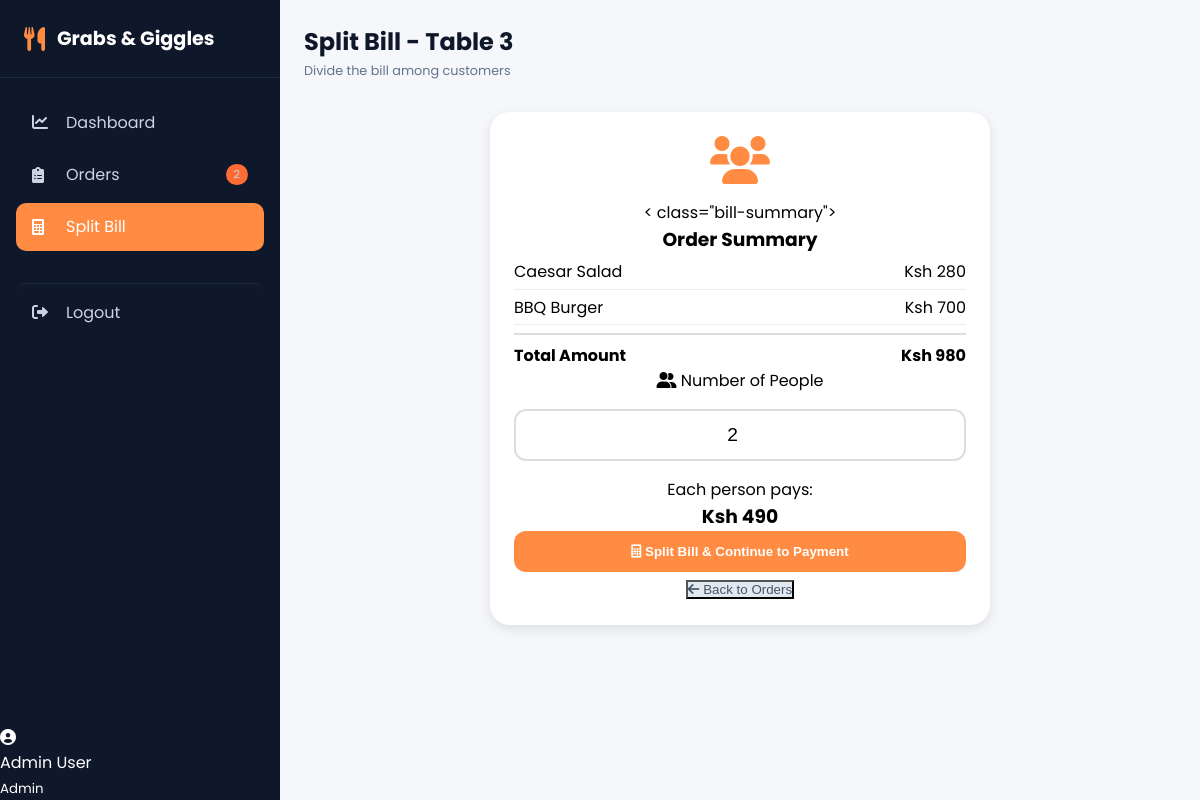
Page /pages/bill_split.php?table=3 (signed in) on the committed database.
### tables this page shows
CREATE TABLE `orders` (
  `id` int(11) NOT NULL,
  `table_number` int(11) NOT NULL,
  `item_name` varchar(100) NOT NULL,
  `price` decimal(10,2) NOT NULL,
  `status` varchar(20) DEFAULT 'pending',
  `created_at` timestamp NOT NULL DEFAULT current_timestamp(),
  `customer_id` int(11) DEFAULT NULL
);

### pages/bill_split.php (the view, shortened to what this page needs)
<?php
include("../db_connect.php");
$user_role = $_SESSION['role'];
$user_name = $_SESSION['name'];
$table_number = isset($_GET['table']) ? intval($_GET['table']) : 0;
$orders = $conn->query("SELECT * FROM orders WHERE table_number = '$table_number' AND status = 'pending'");
$total_amount = 0;
$order_items = [];
while($order = $orders->fetch_assoc()) {
    $total_amount += $order['price'];
    $order_items[] = $order;
}
$pending_count = $conn->query("SELECT COUNT(*) as total FROM orders WHERE status = 'pending'")->fetch_assoc()['total'] ?? 0;
?>
<!DOCTYPE html>
<html lang="en">
<head>
    <link rel="stylesheet" href="https://cdnjs.cloudflare.com/ajax/libs/font-awesome/6.0.0-beta3/css/all.min.css">
    <link rel="stylesheet" href="../css/dashboard.css">
    <link rel="stylesheet" href="../css/bill_split.css">
</head>
<body>
<div class="dashboard-container">
    <aside class="sidebar">
        <div class="sidebar-header">
            <div class="logo">
                <i class="fas fa-utensils"></i>
                <span>Grabs & Giggles</span>
            </div>
        </div>
        <nav class="sidebar-nav">
            <?php if($user_role == 'Admin'): ?>
                <a href="dashboard.php" class="nav-item">
                    <i class="fas fa-chart-line"></i>
                    <span>Dashboard</span>
                </a>
            <?php endif; ?>
            <a href="orders.php" class="nav-item">
                <i class="fas fa-clipboard-list"></i>
                <span>Orders</span>
                <?php if($pending_count > 0): ?>
                    <span class="badge"><?php echo $pending_count; ?></span>
                <?php endif; ?>
            </a>
            <a href="bill_split.php?table=<?php echo $table_number; ?>" class="nav-item active">
                <i class="fas fa-calculator"></i>
                <span>Split Bill</span>
            </a>
            <a href="logout.php" class="nav-item logout">
                <i class="fas fa-sign-out-alt"></i>
                <span>Logout</span>
            </a>
        </nav>
        <div class="user-info-sidebar">
            <i class="fas fa-user-circle"></i>
            <div>
                <p><?php echo $user_name; ?></p>
                <small><?php echo $user_role; ?></small>
            </div>
        </div>
    </aside>
    <main class="main-content">
        <div class="top-bar">
            <div class="page-title">
                <h1>Split Bill - Table <?php echo $table_number; ?></h1>
                <p>Divide the bill among customers</p>
            </div>
        </div>
        <div class="split-container">
            <div class="split-card">
                <div class="split-icon">
                    <i class="fas fa-users"></i>
                </div>
                < class="bill-summary">
                    <h3>Order Summary</h3>
                    <div class="order-items">
                        <?php foreach($order_items as $item): ?>
                        <div class="order-item">
                            <span><?php echo htmlspecialchars($item['item_name']); ?></span>
                            <span>Ksh <?php echo number_format($item['price'], 0); ?></span>
                        </div>
                        <?php endforeach; ?>
                    </div>
                    <div class="total-amount">
                        <strong>Total Amount</strong>
                        <strong class="total-price">Ksh <?php echo number_format($total_amount, 0); ?></strong>
                    </div>
                <form method="POST" id="splitForm">
                    <div class="form-group-split">
                        <label><i class="fas fa-user-friends"></i> Number of People</label>
                        <input type="number" name="num_people" id="numPeople" class="people-input"
                               min="1" max="20" value="2" required>
                    </div>
                    <div class="per-person-card" id="perPersonCard">
                        <p>Each person pays:</p>
                        <h3 id="perPersonAmount">Ksh <?php echo number_format($total_amount / 2, 0); ?></h3>
                    </div>
                    <button type="submit" name="split_bill" class="btn-split">
                        <i class="fas fa-calculator"></i> Split Bill & Continue to Payment
                    </button>
                </form>
                <button onclick="window.location.href='orders.php'" class="btn-back">
                    <i class="fas fa-arrow-left"></i> Back to Orders
                </button>
            </div>
        </div>
    </main>
</div>
</body>
</html>

### css/dashboard.css (style rules this page uses)
* { margin: 0; padding: 0; box-sizing: border-box; }
body { font-family: 'Poppins', sans-serif; background: #f5f7fb; }
.dashboard-container { display: flex; min-height: 100vh; }
.sidebar { width: 280px; background: #0f172a; color: white; position: fixed; height: 100vh; display: flex; flex-direction: column; overflow-y: auto; z-index: 100; }
.sidebar-header { padding: 1.5rem; border-bottom: 1px solid #1e293b; }
.logo { display: flex; align-items: center; gap: 12px; font-size: 1.2rem; font-weight: 700; }
.logo i { font-size: 1.5rem; color: #ff8c42; }
.logo span { color: white; }
.sidebar-nav { flex: 1; padding: 1rem; }
.nav-item { display: flex; align-items: center; gap: 12px; padding: 0.7rem 1rem; margin: 0.3rem 0; border-radius: 10px; color: #cbd5e1; text-decoration: none; transition: all 0.3s; }
.nav-item i { width: 22px; font-size: 1rem; }
.nav-item.active { background: #ff8c42; color: white; }
.nav-item.logout { margin-top: 2rem; border-top: 1px solid #1e293b; padding-top: 1rem; }
.badge { background: #ff6b35; padding: 2px 8px; border-radius: 20px; font-size: 0.7rem; margin-left: auto; }
.main-content { flex: 1; margin-left: 280px; padding: 1.5rem; width: calc(100% - 280px); }
.top-bar { display: flex; justify-content: space-between; align-items: center; margin-bottom: 1.5rem; flex-wrap: wrap; gap: 1rem; }
.top-bar h1 { font-size: 1.5rem; font-weight: 700; color: #0f172a; margin-bottom: 0.2rem; }
.top-bar p { color: #64748b; font-size: 0.8rem; }

### css/bill_split.css (style rules this page uses)
.split-container { max-width: 500px; margin: 2rem auto; }
.split-card { background: white; border-radius: 20px; padding: 1.5rem; box-shadow: 0 4px 12px rgba(0,0,0,0.1); text-align: center; }
.split-icon i { font-size: 3rem; color: #ff8c42; margin-bottom: 1rem; }
.order-item { display: flex; justify-content: space-between; padding: 0.3rem 0; border-bottom: 1px solid #eee; }
.total-amount { display: flex; justify-content: space-between; font-weight: bold; margin-top: 0.5rem; padding-top: 0.5rem; border-top: 2px solid #ddd; }
.people-input { width: 100%; padding: 0.8rem; font-size: 1.2rem; text-align: center; border: 2px solid #ddd; border-radius: 12px; margin: 1rem 0; }
.btn-split { background: #ff8c42; color: white; border: none; padding: 0.8rem; width: 100%; border-radius: 12px; font-weight: 600; cursor: pointer; }
.btn-back { background: #e2e8f0; color: #475569; margin-top: 0.5rem; }

### rows in the picture
orders: item_name "Caesar Salad", price "280"
orders: item_name "BBQ Burger", price "700"

### other values in the picture
$pending_count "2"
$user_name "Admin User"
$user_role "Admin"
$table_number "3"
$total_amount "980"
